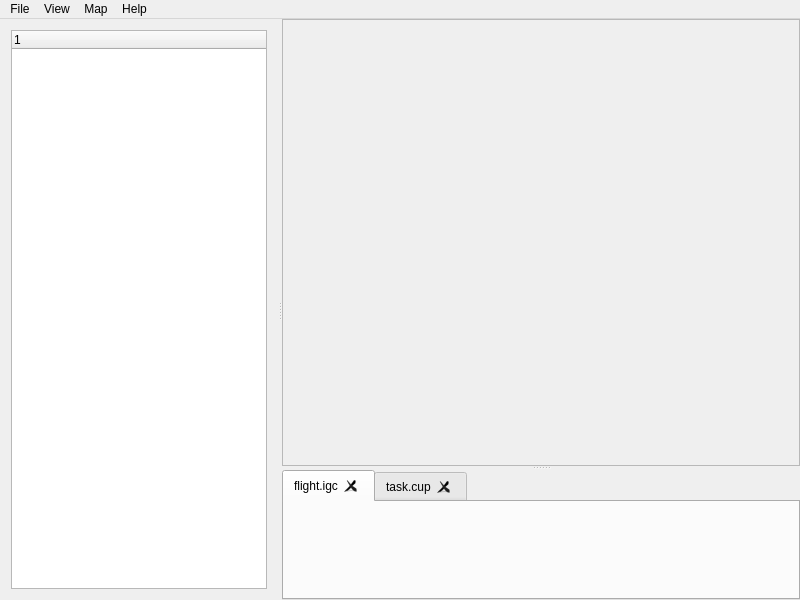
<?xml version="1.0" encoding="UTF-8"?>
<ui version="4.0">
 <class>MainWindow</class>
 <widget class="QMainWindow" name="MainWindow">
  <property name="geometry">
   <rect>
    <x>0</x>
    <y>0</y>
    <width>800</width>
    <height>600</height>
   </rect>
  </property>
  <property name="sizePolicy">
   <sizepolicy hsizetype="Preferred" vsizetype="Preferred">
    <horstretch>1</horstretch>
    <verstretch>0</verstretch>
   </sizepolicy>
  </property>
  <property name="windowTitle">
   <string>Updraft</string>
  </property>
  <widget class="QWidget" name="centralWidget">
   <layout class="QGridLayout" name="gridLayout_3">
    <property name="margin">
     <number>0</number>
    </property>
    <item row="0" column="0">
     <widget class="QSplitter" name="splitter">
      <property name="orientation">
       <enum>Qt::Horizontal</enum>
      </property>
      <widget class="QWidget" name="layoutWidget">
       <layout class="QVBoxLayout" name="verticalLayout">
        <item>
         <widget class="QTreeWidget" name="treeWidget_2">
          <property name="sizePolicy">
           <sizepolicy hsizetype="Expanding" vsizetype="Minimum">
            <horstretch>0</horstretch>
            <verstretch>0</verstretch>
           </sizepolicy>
          </property>
          <property name="lineWidth">
           <number>0</number>
          </property>
          <column>
           <property name="text">
            <string notr="true">1</string>
           </property>
          </column>
         </widget>
        </item>
       </layout>
      </widget>
      <widget class="QSplitter" name="splitter_2">
       <property name="sizePolicy">
        <sizepolicy hsizetype="Expanding" vsizetype="Expanding">
         <horstretch>4</horstretch>
         <verstretch>0</verstretch>
        </sizepolicy>
       </property>
       <property name="orientation">
        <enum>Qt::Vertical</enum>
       </property>
       <widget class="QFrame" name="frame">
        <property name="sizePolicy">
         <sizepolicy hsizetype="Expanding" vsizetype="Expanding">
          <horstretch>0</horstretch>
          <verstretch>1</verstretch>
         </sizepolicy>
        </property>
        <property name="frameShape">
         <enum>QFrame::StyledPanel</enum>
        </property>
        <property name="frameShadow">
         <enum>QFrame::Raised</enum>
        </property>
        <layout class="QVBoxLayout" name="layoutFrame">
         <property name="margin">
          <number>0</number>
         </property>
        </layout>
       </widget>
       <widget class="QTabWidget" name="tabWidget">
        <property name="sizePolicy">
         <sizepolicy hsizetype="Expanding" vsizetype="Fixed">
          <horstretch>0</horstretch>
          <verstretch>0</verstretch>
         </sizepolicy>
        </property>
        <property name="minimumSize">
         <size>
          <width>0</width>
          <height>130</height>
         </size>
        </property>
        <property name="tabsClosable">
         <bool>true</bool>
        </property>
        <property name="movable">
         <bool>true</bool>
        </property>
        <widget class="QWidget" name="tab">
         <attribute name="title">
          <string>flight.igc</string>
         </attribute>
         <layout class="QGridLayout" name="gridLayout">
          <property name="margin">
           <number>0</number>
          </property>
         </layout>
        </widget>
        <widget class="QWidget" name="tab_2">
         <attribute name="title">
          <string>task.cup</string>
         </attribute>
        </widget>
       </widget>
      </widget>
     </widget>
    </item>
   </layout>
  </widget>
  <widget class="QMenuBar" name="menuBar">
   <property name="geometry">
    <rect>
     <x>0</x>
     <y>0</y>
     <width>800</width>
     <height>20</height>
    </rect>
   </property>
   <widget class="QMenu" name="menuMain_Menu">
    <property name="title">
     <string>File</string>
    </property>
   </widget>
   <widget class="QMenu" name="menuView">
    <property name="title">
     <string>View</string>
    </property>
   </widget>
   <widget class="QMenu" name="menuMap">
    <property name="title">
     <string>Map</string>
    </property>
   </widget>
   <widget class="QMenu" name="menuHelp">
    <property name="title">
     <string>Help</string>
    </property>
   </widget>
   <addaction name="menuMain_Menu"/>
   <addaction name="menuView"/>
   <addaction name="menuMap"/>
   <addaction name="menuHelp"/>
  </widget>
 </widget>
 <layoutdefault spacing="6" margin="11"/>
 <resources/>
 <connections/>
</ui>
